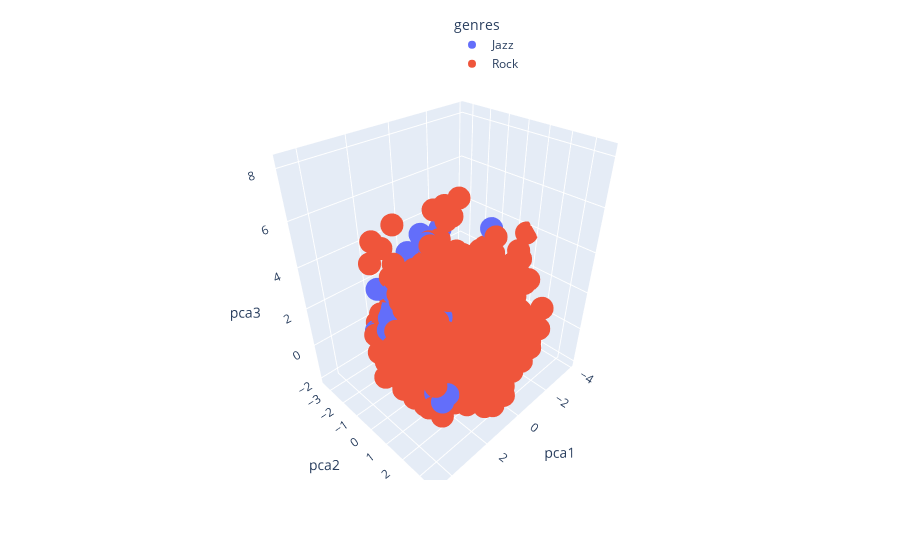

Notebook source saved alongside this figure:
### Markdown cell above
# 1.4 plot PCA in 3D

### Code cell
# 3D PCA
#total_var = pca.explained_variance_ratio_.sum() * 100

fig = px.scatter_3d(
    df, x='pca1', y='pca2', z='pca3', color='genres',
    #title=f'Total Explained Variance: {total_var:.2f}%',
    #labels={'0': 'PC 1', '1': 'PC 2', '2': 'PC 3'}
)
fig.update_layout(legend=dict(
    orientation="v",
    yanchor="bottom",
    y=1,
    xanchor="right",
    x=0.6
))
fig.show()

### Figure 1 — Plotly figure (JSON) as saved in the notebook; plotly's stock layout.template omitted (floating-point values rounded to 4 significant figures; data arrays with more than 128 entries replaced by an {"elided": "..."} marker saying what was removed)
{"data": [{"hovertemplate": "genres=Jazz<br>pca1=%{x}<br>pca2=%{y}<br>pca3=%{z}<extra></extra>", "legendgroup": "Jazz", "marker": {"color": "#636efa", "symbol": "circle"}, "mode": "markers", "name": "Jazz", "scene": "scene", "showlegend": true, "type": "scatter3d", "x": {"elided": "241 float values"}, "y": {"elided": "241 float values"}, "z": {"elided": "241 float values"}}, {"hovertemplate": "genres=Rock<br>pca1=%{x}<br>pca2=%{y}<br>pca3=%{z}<extra></extra>", "legendgroup": "Rock", "marker": {"color": "#EF553B", "symbol": "circle"}, "mode": "markers", "name": "Rock", "scene": "scene", "showlegend": true, "type": "scatter3d", "x": {"elided": "3892 float values"}, "y": {"elided": "3892 float values"}, "z": {"elided": "3892 float values"}}], "layout": {"legend": {"orientation": "v", "title": {"text": "genres"}, "tracegroupgap": 0, "x": 0.6, "xanchor": "right", "y": 1, "yanchor": "bottom"}, "margin": {"t": 60}, "scene": {"domain": {"x": [0.0, 1.0], "y": [0.0, 1.0]}, "xaxis": {"title": {"text": "pca1"}}, "yaxis": {"title": {"text": "pca2"}}, "zaxis": {"title": {"text": "pca3"}}}}}
